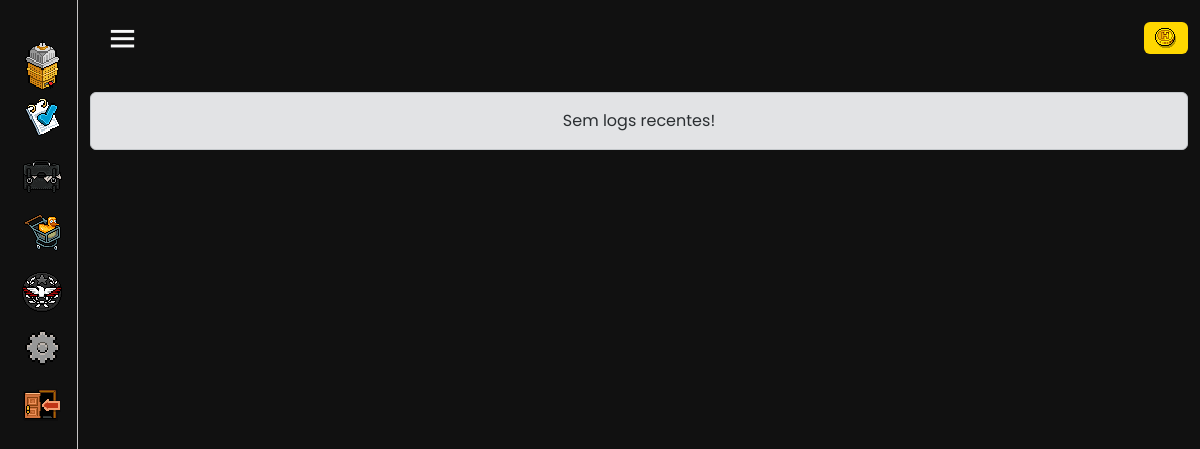
/system/staff/log-dpo/, run on an earlier commit of the app's database.
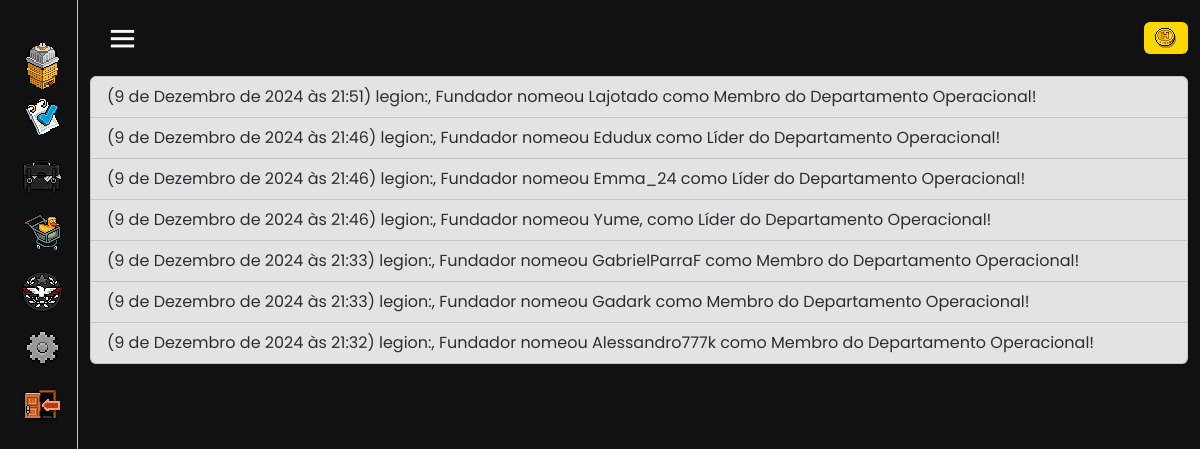
And on a later commit of the database.
### System/models.py (models this page shows, shortened)
class LogDPO(models.Model):
      texto = models.TextField(blank=False, null=True, verbose_name='Texto relatorio', max_length=150)
      datatime = models.DateTimeField(default=timezone.now)

### System/views.py (the view)
# urls.py: path('staff/log-dpo/', LogDPOView.as_view(), name='LOGSDPO'),
class LogDPOView(GroupRequiredMixin, ListView):
    model = LogDPO
    template_name = 'Log.html'
    context_object_name = 'logs'
    group_required = [u'STAFF']
    def get_queryset(self):
        queryset = LogDPO.objects.all().order_by('-datatime')
        return queryset

### Templates/Log.html
{% extends "Index.html" %}
{% load static %}
{% block main %}
<div class="container m-auto">
  {% if logs %}
  <ul class="list-group">
  {% for log in logs %}
  <li class="list-group-item list-group-item-secondary">({{log.datatime}}) {{log.texto}}</li>
  {% endfor %}
</ul>
  {% else %}
  <div class="alert alert-secondary m-auto mt-3 text-center" role="alert">
    Sem logs recentes!
  </div>
      {% endif %}
</div>
{% endblock main %}

What changed in the data, as far as the page shows it:
added LogDPO: datatime "9 de Dezembro de 2024 às 21:51", texto "legion:, Fundador nomeou Lajotado como Membro do Departamento Operacional!"
added LogDPO: datatime "9 de Dezembro de 2024 às 21:46", texto "legion:, Fundador nomeou Edudux como Líder do Departamento Operacional!"
added LogDPO: datatime "9 de Dezembro de 2024 às 21:46", texto "legion:, Fundador nomeou Emma_24 como Líder do Departamento Operacional!"
added LogDPO: datatime "9 de Dezembro de 2024 às 21:46", texto "legion:, Fundador nomeou Yume, como Líder do Departamento Operacional!"
added LogDPO: datatime "9 de Dezembro de 2024 às 21:33", texto "legion:, Fundador nomeou GabrielParraF como Membro do Departamento Operacional!"
added LogDPO: datatime "9 de Dezembro de 2024 às 21:33", texto "legion:, Fundador nomeou Gadark como Membro do Departamento Operacional!"
added LogDPO: datatime "9 de Dezembro de 2024 às 21:32", texto "legion:, Fundador nomeou Alessandro777k como Membro do Departamento Operacional!"
Also different on the page:
text no longer shown: "Sem logs recentes!"
